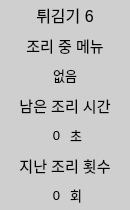
    <widget class="QWidget" name="wg_6" native="true">
     <property name="geometry">
      <rect>
       <x>680</x>
       <y>5</y>
       <width>130</width>
       <height>210</height>
      </rect>
     </property>
     <property name="styleSheet">
      <string notr="true">background-color: rgb(207, 207, 207);</string>
     </property>
     <widget class="QLabel" name="wg_1_lb_31">
      <property name="geometry">
       <rect>
        <x>0</x>
        <y>0</y>
        <width>130</width>
        <height>30</height>
       </rect>
      </property>
      <property name="font">
       <font>
        <pointsize>12</pointsize>
        <weight>50</weight>
        <bold>false</bold>
       </font>
      </property>
      <property name="text">
       <string>튀김기 6</string>
      </property>
      <property name="alignment">
       <set>Qt::AlignCenter</set>
      </property>
      <property name="wordWrap">
       <bool>true</bool>
      </property>
      <property name="margin">
       <number>3</number>
      </property>
     </widget>
     <widget class="QLabel" name="wg_1_lb_32">
      <property name="geometry">
       <rect>
        <x>0</x>
        <y>30</y>
        <width>130</width>
        <height>30</height>
       </rect>
      </property>
      <property name="font">
       <font>
        <pointsize>11</pointsize>
        <weight>50</weight>
        <bold>false</bold>
       </font>
      </property>
      <property name="text">
       <string>조리 중 메뉴</string>
      </property>
      <property name="alignment">
       <set>Qt::AlignCenter</set>
      </property>
      <property name="wordWrap">
       <bool>true</bool>
      </property>
      <property name="margin">
       <number>3</number>
      </property>
     </widget>
     <widget class="QLabel" name="fr_6_lb_menu">
      <property name="geometry">
       <rect>
        <x>0</x>
        <y>60</y>
        <width>130</width>
        <height>30</height>
       </rect>
      </property>
      <property name="font">
       <font>
        <pointsize>10</pointsize>
        <weight>50</weight>
        <bold>false</bold>
       </font>
      </property>
      <property name="text">
       <string>없음</string>
      </property>
      <property name="alignment">
       <set>Qt::AlignCenter</set>
      </property>
      <property name="wordWrap">
       <bool>true</bool>
      </property>
      <property name="margin">
       <number>3</number>
      </property>
     </widget>
     <widget class="QLabel" name="wg_1_lb_33">
      <property name="geometry">
       <rect>
        <x>0</x>
        <y>90</y>
        <width>130</width>
        <height>30</height>
       </rect>
      </property>
      <property name="font">
       <font>
        <pointsize>11</pointsize>
        <weight>50</weight>
        <bold>false</bold>
       </font>
      </property>
      <property name="text">
       <string>남은 조리 시간</string>
      </property>
      <property name="alignment">
       <set>Qt::AlignCenter</set>
      </property>
      <property name="wordWrap">
       <bool>true</bool>
      </property>
      <property name="margin">
       <number>3</number>
      </property>
     </widget>
     <widget class="QLabel" name="fr_6_lb_sec">
      <property name="geometry">
       <rect>
        <x>0</x>
        <y>120</y>
        <width>60</width>
        <height>30</height>
       </rect>
      </property>
      <property name="font">
       <font>
        <pointsize>10</pointsize>
        <weight>50</weight>
        <bold>false</bold>
       </font>
      </property>
      <property name="text">
       <string>0</string>
      </property>
      <property name="alignment">
       <set>Qt::AlignRight|Qt::AlignTrailing|Qt::AlignVCenter</set>
      </property>
      <property name="wordWrap">
       <bool>false</bool>
      </property>
      <property name="margin">
       <number>3</number>
      </property>
     </widget>
     <widget class="QLabel" name="wg_1_lb_34">
      <property name="geometry">
       <rect>
        <x>0</x>
        <y>150</y>
        <width>130</width>
        <height>30</height>
       </rect>
      </property>
      <property name="font">
       <font>
        <pointsize>11</pointsize>
        <weight>50</weight>
        <bold>false</bold>
       </font>
      </property>
      <property name="text">
       <string>지난 조리 횟수</string>
      </property>
      <property name="alignment">
       <set>Qt::AlignCenter</set>
      </property>
      <property name="wordWrap">
       <bool>true</bool>
      </property>
      <property name="margin">
       <number>3</number>
      </property>
     </widget>
     <widget class="QLabel" name="fr_6_lb_count">
      <property name="geometry">
       <rect>
        <x>0</x>
        <y>180</y>
        <width>60</width>
        <height>30</height>
       </rect>
      </property>
      <property name="font">
       <font>
        <pointsize>10</pointsize>
        <weight>50</weight>
        <bold>false</bold>
       </font>
      </property>
      <property name="text">
       <string>0</string>
      </property>
      <property name="alignment">
       <set>Qt::AlignRight|Qt::AlignTrailing|Qt::AlignVCenter</set>
      </property>
      <property name="wordWrap">
       <bool>true</bool>
      </property>
      <property name="margin">
       <number>3</number>
      </property>
     </widget>
     <widget class="QLabel" name="wg_1_lb_35">
      <property name="geometry">
       <rect>
        <x>70</x>
        <y>120</y>
        <width>60</width>
        <height>30</height>
       </rect>
      </property>
      <property name="font">
       <font>
        <pointsize>10</pointsize>
        <weight>50</weight>
        <bold>false</bold>
       </font>
      </property>
      <property name="text">
       <string>초</string>
      </property>
      <property name="wordWrap">
       <bool>true</bool>
      </property>
      <property name="margin">
       <number>3</number>
      </property>
     </widget>
     <widget class="QLabel" name="wg_1_lb_36">
      <property name="geometry">
       <rect>
        <x>70</x>
        <y>180</y>
        <width>60</width>
        <height>30</height>
       </rect>
      </property>
      <property name="font">
       <font>
        <pointsize>10</pointsize>
        <weight>50</weight>
        <bold>false</bold>
       </font>
      </property>
      <property name="text">
       <string>회</string>
      </property>
      <property name="alignment">
       <set>Qt::AlignLeading|Qt::AlignLeft|Qt::AlignVCenter</set>
      </property>
      <property name="wordWrap">
       <bool>true</bool>
      </property>
      <property name="margin">
       <number>3</number>
      </property>
     </widget>
    </widget>
